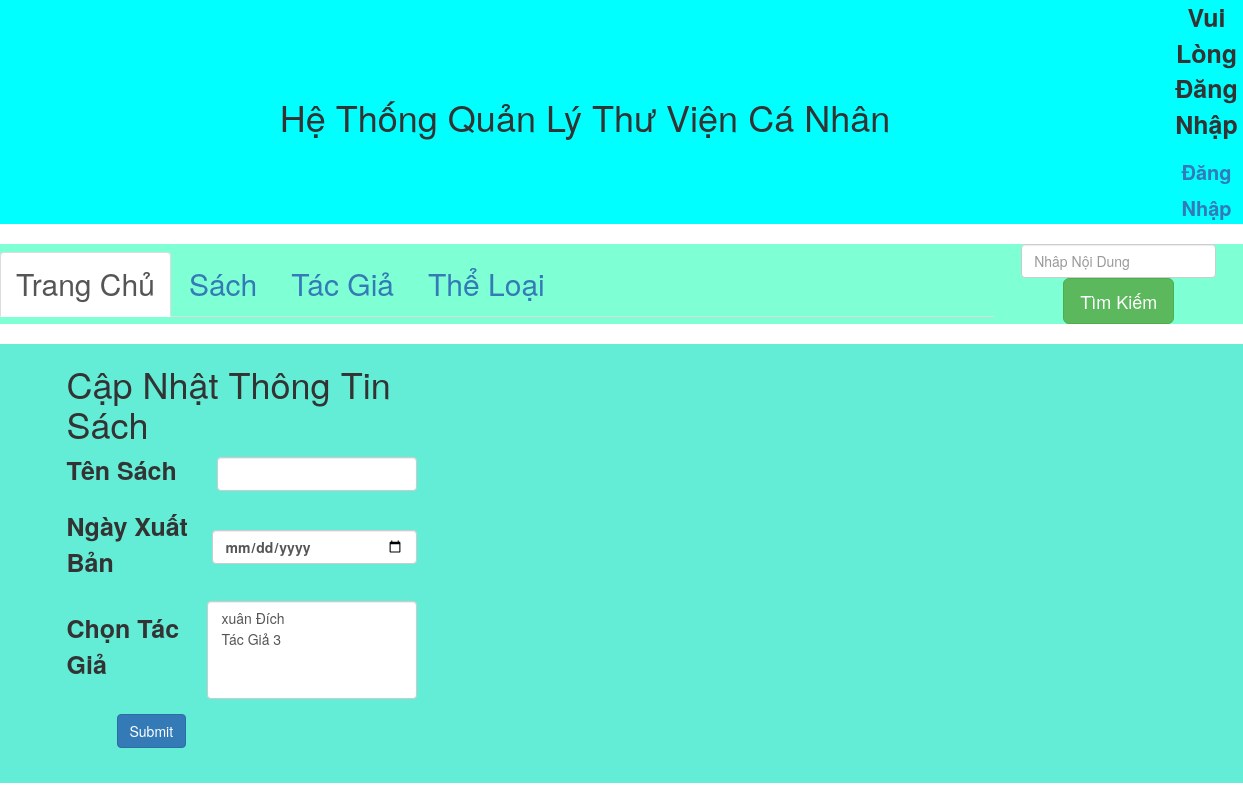
The page /book/8/edit on the database as committed earlier.
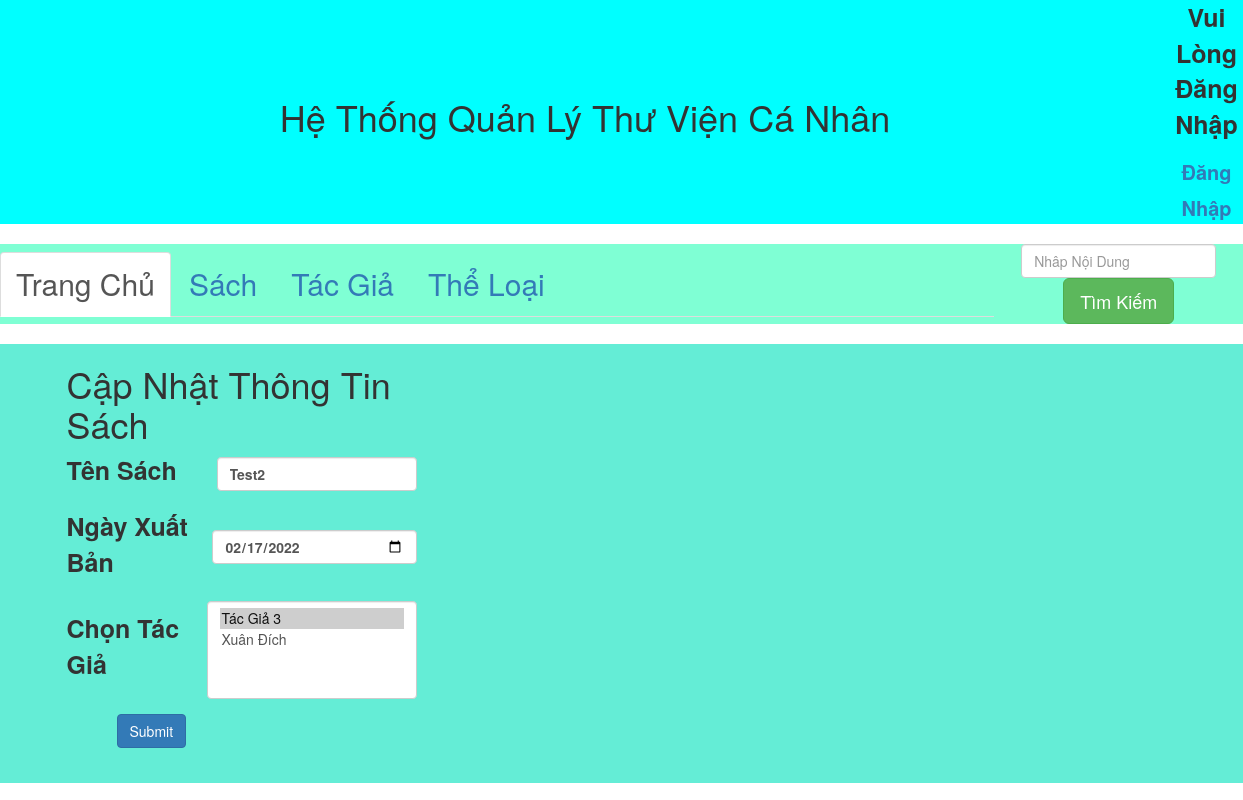
The same page on the database as committed later.
### catalog/models.py (models this page shows)
class Book(models.Model):
    id = models.AutoField(primary_key=True)
    title = models.CharField(max_length=32)
    publish_date = models.DateField()
    authors = models.ManyToManyField("Author")
    summary = models.CharField(max_length=500, blank=True)
    categorys = models.ManyToManyField("Category")

### catalog/views.py (the view, shortened to what this page needs)
# urls.py: path('book/<id>/edit', views.editbook),
def editbook(request, id):
    book_obj = Book.objects.filter(pk=id).first()
    author_list = Author.objects.all()
    return render(request, "book/editbook.html", {"book_obj": book_obj, "author_list": author_list})

### templates/book/editbook.html (shortened to what this page needs)
{% extends "base.html" %}
{% block content %}
<div class="container">
    <div class="col-md-4">
        <h1>Cập Nhật Thông Tin Sách</h1>
        <form action="" method="post">
            <div class="form-group">
                <table Style=" padding-left: 20px; padding-bottom: 15px; text-align: left; padding-left: 20px ;">
                    <tr>
                        <th style="width:250px; text-align: left;">
                            <label for="book">Tên Sách</label>
                        </th>
                        <th>
                            <input style="width: 200px;" type="text" class="form-control" id="book" name="title"
                                value="{{ book_obj.title }}">
                        </th>
                    </tr>
                </table>
            </div>
            <div class="form-group">
                <table Style=" padding-left: 20px; padding-bottom: 15px; text-align: left; padding-left: 20px ;">
                    <tr>
                        <th style="width:250px; text-align: left;">
                            <label for="pub_date">Ngày Xuất Bản</label>
                        </th>
                        <th>
                            <input style="width: 205px;" type="date" class="form-control" id="pub-date" name="pub_date"
                                value="{{book_obj.publish_date | date:'c'}}">
                        </th>
                    </tr>
                </table>
            </div>
            <div class="form-group">
                <table Style=" padding-left: 20px; padding-bottom: 15px; text-align: left; padding-left: 20px ;">
                    <tr>
                        <th style="width:250px; text-align: left;">
                            <b style="margin-bottom: 5px;display: inline-block">Chọn Tác Giả</b>
                        </th>
                        <th>
                            <select style="width: 210px;" class="form-control" multiple name="authors_id_list">
                                {% for author in author_list %}
                                {% if author in book_obj.authors.all %}
                                <option value="{{ author.pk }}" selected>{{ author.name }}</option>
                                {% else %}
                                <option value="{{ author.pk }}">{{ author.name }}</option>
                                {% endif %}
                                {% endfor %}
                            </select>
                        </th>
                    </tr>
                </table>
            </div>
            <div class="form-group" style="padding-left: 50px; padding-bottom: 10px;">
                <button type="submit" class="btn btn-primary">Submit</button>
            </div>
        </form>
    </div>
</div>
{% endblock %}

Rows that differ between the two databases and show on the page:
added Book: title "Test2", pub_date "02/17/2022"
Other text that changed with them:
form field authors_id_list: "xuân Đích / Tác Giả 3" → "Tác Giả 3 ☑ / Xuân Đích"
